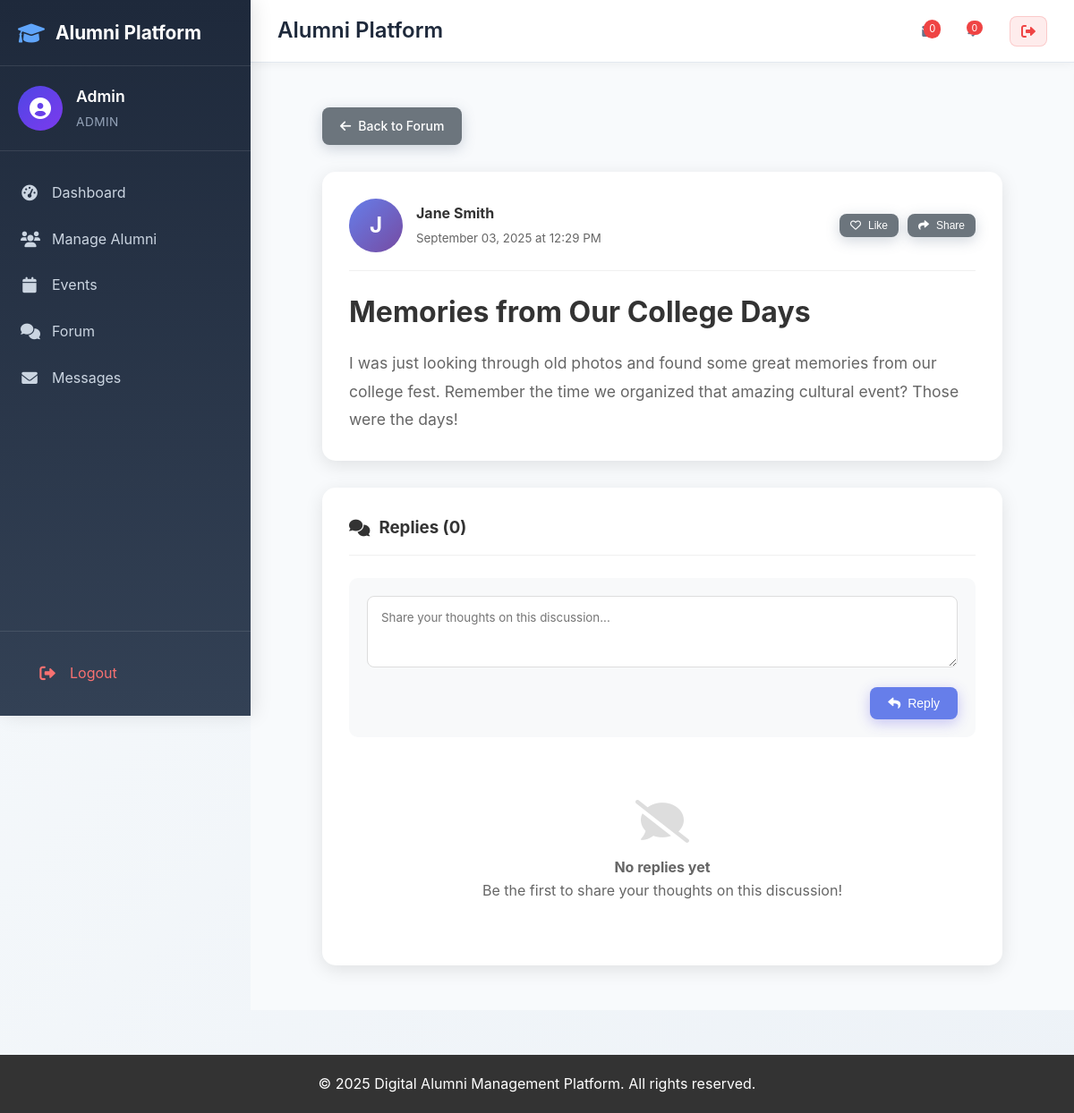
The page /forum/post/2 (signed in) on the database its author committed.
### tables this page shows
CREATE TABLE "alumni_profiles" (
            id INTEGER PRIMARY KEY AUTOINCREMENT,
            user_id INTEGER,
            name TEXT NOT NULL,
            batch_year INTEGER,
            department TEXT,
            current_job TEXT,
            company TEXT,
            location TEXT,
            achievements TEXT,
            profile_picture TEXT,
            cv_file TEXT,
            linkedin_url TEXT,
            privacy_level TEXT DEFAULT 'public' CHECK(privacy_level IN ('public', 'private')),
            available_for_mentorship INTEGER DEFAULT 0,
            created_at TIMESTAMP DEFAULT CURRENT_TIMESTAMP,
            FOREIGN KEY (user_id) REFERENCES users(id)
        );

CREATE TABLE forum_posts (
            id INTEGER PRIMARY KEY AUTOINCREMENT,
            title TEXT NOT NULL,
            content TEXT,
            author_id INTEGER,
            created_at TIMESTAMP DEFAULT CURRENT_TIMESTAMP,
            FOREIGN KEY (author_id) REFERENCES users(id)
        );

### app.py (the view)
@app.route('/forum/post/<int:post_id>')
def forum_post(post_id):
    if 'user_id' not in session:
        return redirect(url_for('login'))
    post = db.execute_single("""
        SELECT fp.*, ap.name as author_name
        FROM forum_posts fp
        LEFT JOIN alumni_profiles ap ON fp.author_id = ap.user_id
        WHERE fp.id = ?
    """, (post_id,))
    if not post:
        flash('Post not found!', 'error')
        return redirect(url_for('forum'))
    comments = db.execute_query("""
        SELECT fc.*, ap.name as author_name
        FROM forum_comments fc
        LEFT JOIN alumni_profiles ap ON fc.author_id = ap.user_id
        WHERE fc.post_id = ?
        ORDER BY fc.created_at ASC
    """, (post_id,))
    return render_template('forum/post.html', post=post, comments=comments)

### models.py (called while the page is built, shortened)
    def execute_query(self, query, params=None):
        cursor = self.connection.cursor()
        try:
            cursor.execute(query, params or [])
            self.connection.commit()
            rows = cursor.fetchall()
            result = []
            return result
        except sqlite3.Error as err:
            print(f"Error executing query: {err}")
            self.connection.rollback()
            return None
        finally:
            cursor.close()

### templates/forum/post.html (shortened to what this page needs)
{% extends "base.html" %}
{% block content %}
<div class="post-container">
    <div class="post-navigation">
        <a href="{{ url_for('forum') }}" class="btn btn-secondary">
            <i class="fas fa-arrow-left"></i> Back to Forum
        </a>
    </div>
    <div class="main-post">
        <div class="post-header">
            <div class="post-author">
                <div class="author-avatar">
                    {{ post.author_name[0].upper() if post.author_name else 'A' }}
                </div>
                <div class="author-info">
                    <h4>{{ post.author_name or 'Anonymous' }}</h4>
                    <small>{{ post.created_at.strftime('%B %d, %Y at %I:%M %p') }}</small>
                </div>
            </div>
            <div class="post-actions">
                <button class="btn btn-secondary btn-sm" onclick="likePost()">
                    <i class="far fa-heart"></i> Like
                </button>
                <button class="btn btn-secondary btn-sm" onclick="sharePost()">
                    <i class="fas fa-share"></i> Share
                </button>
            </div>
        </div>
        <div class="post-content">
            <h1>{{ post.title }}</h1>
            <div class="post-text">
                {{ post.content|replace('\n', '<br>')|safe }}
            </div>
        </div>
    </div>
    <div class="comments-section">
        <div class="comments-header">
            <h3><i class="fas fa-comments"></i> Replies ({{ comments|length }})</h3>
        </div>
        <div class="add-comment">
            <form id="commentForm">
                <div class="comment-input">
                    <textarea id="commentContent" name="content" rows="3"
                        placeholder="Share your thoughts on this discussion..." required></textarea>
                </div>
                <div class="comment-actions">
                    <button type="submit" class="btn btn-primary">
                        <i class="fas fa-reply"></i> Reply
                    </button>
                </div>
            </form>
        </div>
        <div class="comments-list">
            {% if comments %}
                {% for comment in comments %}
                <div class="comment-item">
                    <div class="comment-author">
                        <div class="author-avatar small">
                            {{ comment.author_name[0].upper() if comment.author_name else 'A' }}
                        </div>
                        <div class="author-info">
                            <h5>{{ comment.author_name or 'Anonymous' }}</h5>
                            <small>{{ comment.created_at.strftime('%B %d, %Y at %I:%M %p') }}</small>
                        </div>
                    </div>
                    <div class="comment-content">
                        <p>{{ comment.content|replace('\n', '<br>')|safe }}</p>
                    </div>
                    <div class="comment-actions">
                        <button class="btn btn-link btn-sm" onclick="likeComment({{ comment.id }})">
                            <i class="far fa-heart"></i> Like
                        </button>
                        <button class="btn btn-link btn-sm" onclick="replyToComment({{ comment.id }})">
                            <i class="fas fa-reply"></i> Reply
                        </button>
                    </div>
                </div>
                {% endfor %}
            {% else %}
                <div class="no-comments">
                    <i class="fas fa-comment-slash"></i>
                    <h4>No replies yet</h4>
                    <p>Be the first to share your thoughts on this discussion!</p>
                </div>
            {% endif %}
        </div>
    </div>
</div>
{% endblock %}

### static/css/style.css (style rules this page uses)
* { margin: 0; padding: 0; box-sizing: border-box; }
body { font-family: 'Inter', 'Segoe UI', Tahoma, Geneva, Verdana, sans-serif; line-height: 1.6; color: #1a202c; background: linear-gradient(135deg, #f7fafc 0%, #edf2f7 100%); min-height: 100vh; }
.btn { display: inline-block; padding: 10px 20px; border: none; border-radius: 5px; text-decoration: none; cursor: pointer; font-size: 14px; font-weight: 500; transition: all 0.3s; text-align: center; }
.btn-primary { background: linear-gradient(135deg, #4f46e5 0%, #7c3aed 50%, #ec4899 100%); color: white; border: none; box-shadow: 0 4px 15px rgba(79, 70, 229, 0.3); }
.btn-secondary { background: linear-gradient(135deg, #64748b 0%, #475569 100%); color: white; box-shadow: 0 4px 15px rgba(100, 116, 139, 0.3); padding-top: 5px; }
.btn-sm { padding: 5px 10px; font-size: 12px; }
.btn { display: inline-flex; align-items: center; gap: 8px; padding: 10px 20px; border: none; border-radius: 8px; font-size: 14px; font-weight: 500; text-decoration: none; cursor: pointer; transition: all 0.3s; text-align: center; justify-content: center; }
.btn-primary { background: #667eea; color: white; }
.btn-secondary { background: #6c757d; color: white; }
.btn-sm { padding: 6px 12px; font-size: 12px; }

### templates/forum/post.html (style rules this page uses)
.post-container { max-width: 800px; margin: 0 auto; padding: 0 20px; }
.post-navigation { margin-bottom: 30px; }
.main-post { background: white; border-radius: 15px; padding: 30px; box-shadow: 0 5px 20px rgba(0,0,0,0.1); margin-bottom: 30px; }
.post-header { display: flex; justify-content: space-between; align-items: center; margin-bottom: 25px; padding-bottom: 20px; border-bottom: 1px solid #f0f0f0; }
.post-author { display: flex; align-items: center; gap: 15px; }
.author-avatar { width: 60px; height: 60px; border-radius: 50%; background: linear-gradient(135deg, #667eea 0%, #764ba2 100%); color: white; display: flex; align-items: center; justify-content: center; font-weight: bold; font-size: 1.5rem; }
.author-info h4, .author-info h5 { color: #333; margin-bottom: 2px; }
.author-info small { color: #666; }
.post-actions { display: flex; gap: 10px; }
.post-content h1 { color: #333; margin-bottom: 20px; font-size: 2rem; line-height: 1.3; }
.post-text { color: #666; line-height: 1.8; font-size: 1.1rem; }
.comments-section { background: white; border-radius: 15px; padding: 30px; box-shadow: 0 5px 20px rgba(0,0,0,0.1); }
.comments-header { margin-bottom: 25px; padding-bottom: 15px; border-bottom: 1px solid #f0f0f0; }
.comments-header h3 { color: #333; display: flex; align-items: center; gap: 10px; }
.add-comment { margin-bottom: 30px; padding: 20px; background: #f8f9fa; border-radius: 10px; }
.comment-input textarea { width: 100%; padding: 15px; border: 1px solid #ddd; border-radius: 8px; resize: vertical; font-family: inherit; margin-bottom: 15px; }
.comment-actions { display: flex; justify-content: flex-end; }
.comments-list { display: flex; flex-direction: column; gap: 25px; }
.no-comments { text-align: center; padding: 40px 20px; color: #666; }
.no-comments i { font-size: 3rem; margin-bottom: 15px; color: #ddd; }

### rows shown on the page
alumni_profiles: name "J", name "Jane Smith"
forum_posts: title "Memories from Our College Days", content "I was just looking through old photos and found some great memories from our college fest. Remember the time we organized that amazing cultural event? Those were the days!"

### other values the page prints
{{ session.email.split('@')[0].title() }} "Admin"
{{ session.role.title() }} "ADMIN"
{{ post.created_at.strftime('%B %d, %Y at %I:%M %p') }} "September 03, 2025 at 12:29 PM"
{{ comments|length }} "0"
